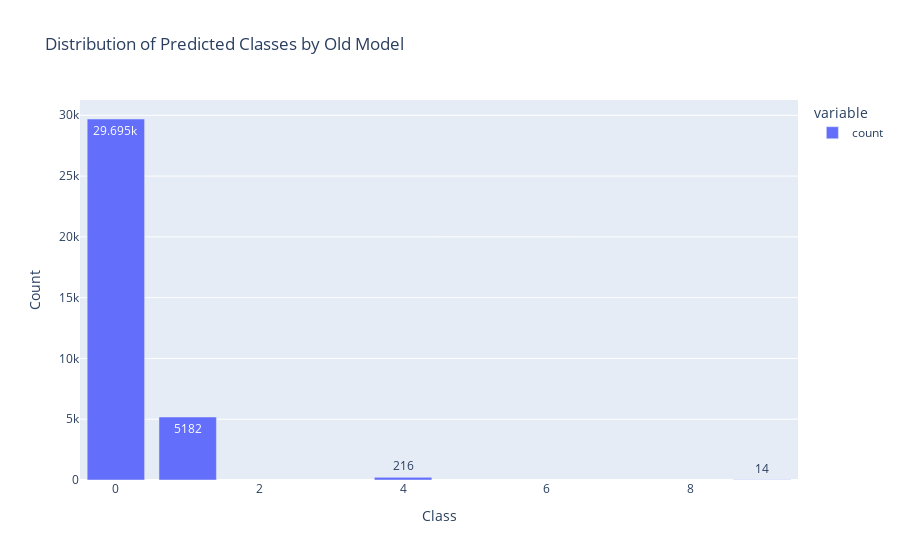
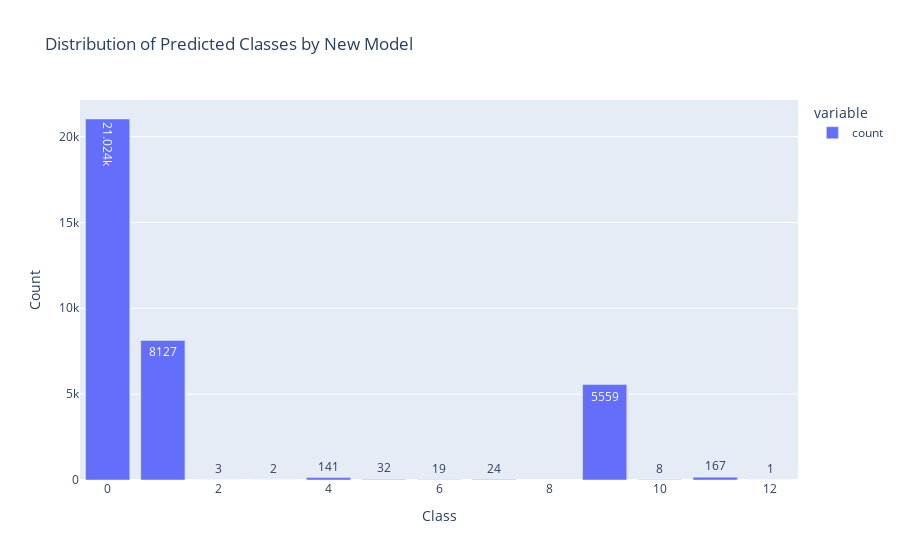

Write notebook code for charts like these, in order.
### Markdown cell above
**У нас была еще одна модель ЛСТМ, код слетел из ноутбука из-за скачка электричества. Сравним их**

### Code cell
import pandas as pd
from keras.models import load_model
import plotly.express as px

# Пути к моделям
old_model_path = r'C:\Users\Admin\Desktop\Питон\Nordal\P-111\LSTM_2sensors_out_of_service.keras'
new_model_path = r'C:\Users\Admin\Desktop\Питон\Nordal\P-111\LSTM_sensors_out_of_service.keras'

# Загрузка моделей
old_model = load_model(old_model_path)
new_model = load_model(new_model_path)

# Выполнение предсказаний
old_predictions_proba = old_model.predict(X_test_seq)
new_predictions_proba = new_model.predict(X_test_seq)

old_predicted_classes = np.argmax(old_predictions_proba, axis=1)
new_predicted_classes = np.argmax(new_predictions_proba, axis=1)

# Создание DataFrame для упрощения обработки
old_results_df = pd.DataFrame({
    'predicted_class': old_predicted_classes,
    'probability': np.max(old_predictions_proba, axis=1)
})

new_results_df = pd.DataFrame({
    'predicted_class': new_predicted_classes,
    'probability': np.max(new_predictions_proba, axis=1)
})

# Подсчет количества каждого класса для старой и новой модели
old_class_counts = old_results_df['predicted_class'].value_counts().sort_index()
new_class_counts = new_results_df['predicted_class'].value_counts().sort_index()

# Визуализация распределения классов для старой модели
fig_old = px.bar(old_class_counts, title='Distribution of Predicted Classes by Old Model', labels={'index': 'Class', 'value': 'Count'}, text_auto=True)
fig_old.update_layout(xaxis_title='Class', yaxis_title='Count')
fig_old.show()

# Визуализация распределения классов для новой модели
fig_new = px.bar(new_class_counts, title='Distribution of Predicted Classes by New Model', labels={'index': 'Class', 'value': 'Count'}, text_auto=True)
fig_new.update_layout(xaxis_title='Class', yaxis_title='Count')
fig_new.show()

### Figure 1 — Plotly figure (JSON) as saved in the notebook; plotly's stock layout.template omitted (floating-point values rounded to 4 significant figures)
{"data": [{"alignmentgroup": "True", "hovertemplate": "variable=count<br>predicted_class=%{x}<br>Count=%{y}<extra></extra>", "legendgroup": "count", "marker": {"color": "#636efa", "pattern": {"shape": ""}}, "name": "count", "offsetgroup": "count", "orientation": "v", "showlegend": true, "textposition": "auto", "texttemplate": "%{y}", "type": "bar", "x": [0, 1, 4, 9], "xaxis": "x", "y": [29695, 5182, 216, 14], "yaxis": "y"}], "layout": {"barmode": "relative", "legend": {"title": {"text": "variable"}, "tracegroupgap": 0}, "title": {"text": "Distribution of Predicted Classes by Old Model"}, "xaxis": {"anchor": "y", "domain": [0, 1], "title": {"text": "Class"}}, "yaxis": {"anchor": "x", "domain": [0, 1], "title": {"text": "Count"}}}}

### Figure 2 — Plotly figure (JSON) as saved in the notebook; plotly's stock layout.template omitted (floating-point values rounded to 4 significant figures)
{"data": [{"alignmentgroup": "True", "hovertemplate": "variable=count<br>predicted_class=%{x}<br>Count=%{y}<extra></extra>", "legendgroup": "count", "marker": {"color": "#636efa", "pattern": {"shape": ""}}, "name": "count", "offsetgroup": "count", "orientation": "v", "showlegend": true, "textposition": "auto", "texttemplate": "%{y}", "type": "bar", "x": [0, 1, 2, 3, 4, 5, 6, 7, 9, 10, 11, 12], "xaxis": "x", "y": [21024, 8127, 3, 2, 141, 32, 19, 24, 5559, 8, 167, 1], "yaxis": "y"}], "layout": {"barmode": "relative", "legend": {"title": {"text": "variable"}, "tracegroupgap": 0}, "title": {"text": "Distribution of Predicted Classes by New Model"}, "xaxis": {"anchor": "y", "domain": [0, 1], "title": {"text": "Class"}}, "yaxis": {"anchor": "x", "domain": [0, 1], "title": {"text": "Count"}}}}
